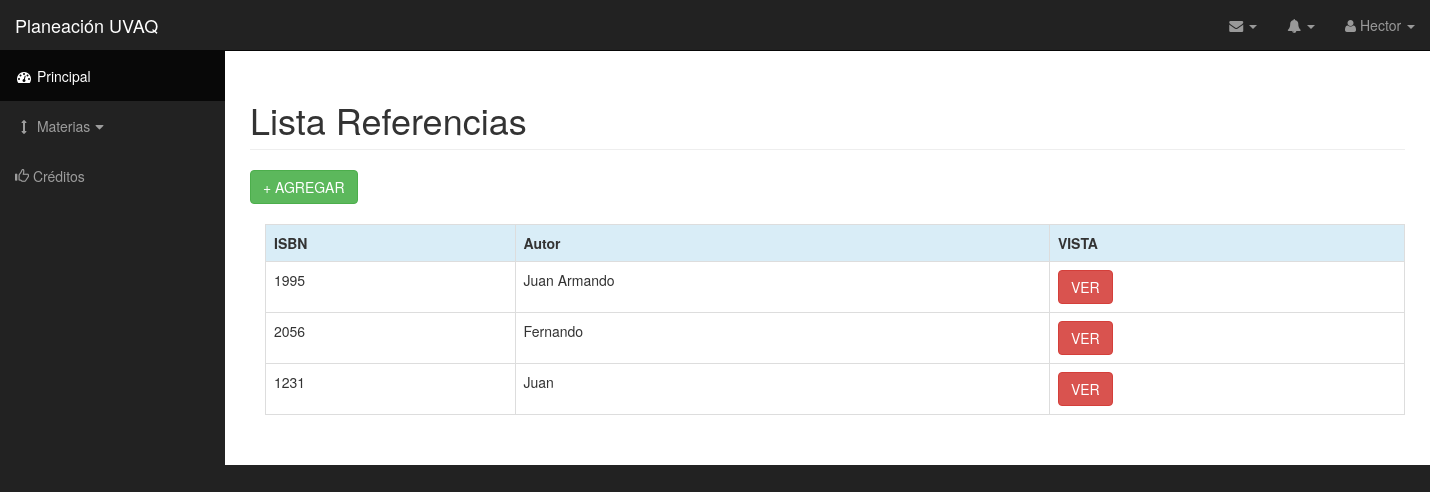
The app's page /referencias.php (signed in) with its own data.
### tables this page shows
CREATE TABLE `usuarios` (
  `id_usuario` int(11) NOT NULL,
  `usuario` varchar(20) NOT NULL,
  `nombre` varchar(40) NOT NULL,
  `apellido` varchar(40) NOT NULL,
  `pass` varchar(40) NOT NULL,
  `correo` varchar(50) NOT NULL,
  `grado_academ` varchar(50) NOT NULL,
  `formacion` varchar(40) NOT NULL,
  `admin` int(1) NOT NULL,
  `director` int(11) NOT NULL
);

CREATE TABLE `referencias` (
  `id_referencia` int(11) NOT NULL,
  `isbn` varchar(30) NOT NULL,
  `autor` varchar(80) NOT NULL,
  `fecha` date NOT NULL,
  `titulo` varchar(80) NOT NULL,
  `editorial` varchar(50) NOT NULL
);

### referencias.php (the view, shortened to what this page needs)
<?php
include("conect.php");
$sqlRef = mysqli_query($link, "SELECT * FROM referencias");
 ?>
<!DOCTYPE html>
<html lang="en">
    <?php include('head.php'); ?>
    <body>
        <div id="wrapper">
            <nav class="navbar navbar-inverse navbar-fixed-top" role="navigation">
                <?php include("navbarHeader.php"); include("sidebar.php"); ?>
            </nav>
            <div id="page-wrapper">
                <div class="container-fluid">
                <h1 class="page-header">Lista Referencias</h1>
                <a href="#agregarRef" class="btn btn-success" data-toggle="modal">+ AGREGAR</a><br><br>
                    <section class="container">
                        <div class="container-page">
                            <div class=" table table-responsive ">
                                <table class="table table-responsive table-bordered">
                                    <tr class="info">
                                        <th>ISBN</th>
                                        <th>Autor</th>
                                        <th>VISTA</th>
                                    </tr>
                                    <?php
                                    while ($row = mysqli_fetch_row($sqlRef)) {
                                        ?>
                                        <tr>
                                            <td> <?php echo $row["1"] ?></td>
                                            <td> <?php echo $row["2"] ?></td>
                                            <td><input type="button" name="viewRef" id="<?php echo $row["0"]; ?>" class="view_data btn btn-danger" value="VER"></td>
                                        </tr>
                                        <?php
                                    }
                                     ?>
                                </table>
                            </div>
                        </div>
                    </section>
                </div>
            </div>
        </div>
    </body>
</html>

### navbarHeader.php (shortened to what this page needs)
<?php
$sql = "SELECT nombre FROM usuarios WHERE id_usuario = $_SESSION[id_usuario]";
$res= @mysql_query($sql) or die(mysql_error());
$data = mysql_fetch_assoc($res);
?>
<div class="navbar-header">
    <a class="navbar-brand" href="index.php">Planeación UVAQ</a>
</div>
<ul class="nav navbar-right top-nav">
    <li class="dropdown">
        <a href="#" class="dropdown-toggle" data-toggle="dropdown"><i class="fa fa-envelope"></i> <b class="caret"></b></a>
    </li>
    <li class="dropdown">
        <a href="#" class="dropdown-toggle" data-toggle="dropdown"><i class="fa fa-bell"></i> <b class="caret"></b></a>
    </li>
    <li class="dropdown">
        <a href="#" class="dropdown-toggle" data-toggle="dropdown"><i class="fa fa-user"></i> <?php echo $data['nombre']; ?> <b class="caret"></b></a>
    </li>
</ul>

### css/sb-admin.css (style rules this page uses)
body { margin-top: 100px; background-color: #222; }
@media (min-width:768px) { body { margin-top: 50px; } }
#wrapper { padding-left: 0; }
#page-wrapper { width: 100%; padding: 0; background-color: #fff; }
@media (min-width:768px) { #wrapper { padding-left: 225px; } }
@media (min-width:768px) { #page-wrapper { padding: 10px; } }
.top-nav { padding: 0 15px; }
.top-nav>li { display: inline-block; float: left; }
.top-nav>li>a { padding-top: 15px; padding-bottom: 15px; line-height: 20px; color: #999; }

### records on screen
usuarios: nombre "Hector"
referencias: isbn "1995", autor "Juan Armando"
referencias: isbn "2056", autor "Fernando"
referencias: isbn "1231", autor "Juan"
